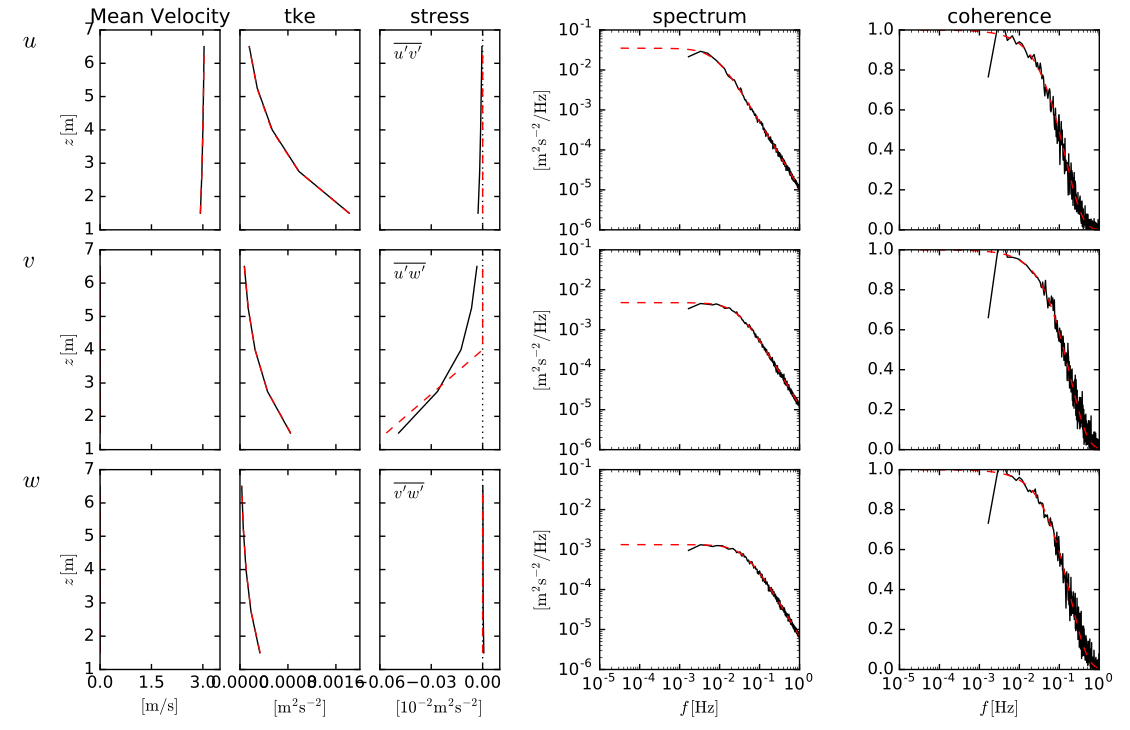

Write the Python code that produced this figure.
"""
This script provides an example usage of the PyTurbSim API.
"""

# Begin by importing the PyTurbSim API and plotting tools
### BLOCK1
import pyts.api as pyts
import pyts.plot.api as plt
from matplotlib.pylab import show
### BLOCK1.END

# Define some variables for the PyTurbSim run:
refht = 4
ustar = 0.03
Uref = 3.

# Now create the PyTurbSim run, and specify input statistics.
tsr = pyts.tsrun()
tsr.grid = pyts.tsGrid(center=refht,
                       ny=3,
                       nz=5,
                       height=5,
                       width=5,
                       time_sec=30000,
                       dt=0.5)
tsr.prof = pyts.profModels.h2l(Uref, refht, ustar)
tsr.spec = pyts.specModels.tidal(ustar, refht)
tsr.cohere = pyts.cohereModels.nwtc()
tsr.stress = pyts.stressModels.tidal(ustar, refht)

# Run PyTurbSim:
out = tsr()

# Create a 'PyTurbSim plotting figure' (plotting object):
fig = plt.summfig(axforms=[plt.axform.velprof([0, 3.5]),
                           plt.axform.tkeprof(),
                           plt.axform.stressprof(),
                           plt.axform.spec(),
                           plt.axform.cohere(), ],
                  nfft=1024,
                  )

# Now just call this plotting object's 'plot' method with the
# PyTurbSim output as input:
fig.plot(out, color='k')

# These plotting objects are smart; when the same 'plot' method
# is given a PyTurbSim 'run' object it plots the target values:
fig.plot(tsr, color='r', linestyle='--')

fig.finalize()

show()
